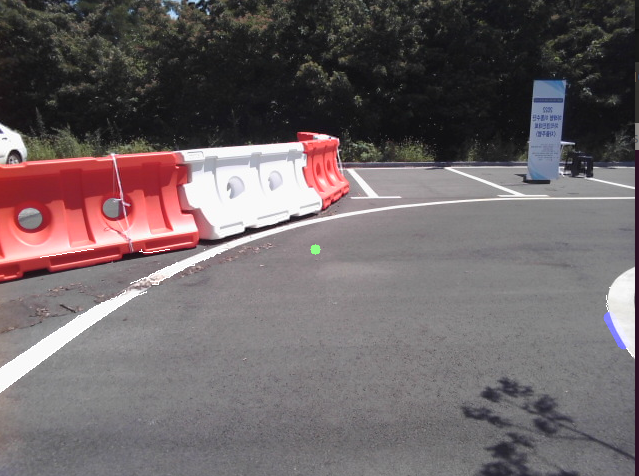
#> input picture src/m_car/src/tlqkf.png, 639 x 476 px, given in place of the camera
$ python cv.py
#> lines starting #> are read from the running program, lines starting #| are printed output that depends on the picture
#> further down, src is the input picture: shape (476, 639, 3); mean B, G, R 102.2, 100.4, 109.9
import cv2
import math
import numpy as np
from cv_bridge import CvBridge
import matplotlib.pyplot as plt
import matplotlib.image as mpimg

cap = cv2.VideoCapture(4)
k = 0

def roi_image(image):
    (x,y),(w,h) = (100,400),(350,700)
    roi_img = image[y:y+h, x:x+w]
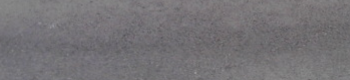
#> roi_img: shape (80, 350, 3); mean B, G, R 118.3, 115.1, 117.5

    return roi_img

def white_filter(image):
    hsv = cv2.cvtColor(image, cv2.COLOR_BGR2HSV)

    white_lower = np.array([0, 0, 150])
    white_upper = np.array([100, 100, 255])

    white_mask = cv2.inRange(hsv, white_lower, white_upper)

    white_masked = cv2.bitwise_and(image, image, mask=white_mask)

    return white_masked

def grayscale(src):
    return cv2.cvtColor(src, cv2.COLOR_RGB2GRAY)

def gaussian_blur(src, kernel_size):
#> called with kernel_size = 5
    return cv2.GaussianBlur(src, (kernel_size, kernel_size), 5)

def canny(src, low_threshold, high_threshold):
#> called with low_threshold = 50, high_threshold = 200
    return cv2.Canny(src, low_threshold, high_threshold)
#> returned value: shape (80, 350); every value is 0


while (True):

    kernel_size = 5
    low_threshold = 50
    high_threshold = 200
    ret, src = cap.read()
    src = cv2.resize(src, (640, 480))
    src = roi_image(src)
    gray_src = grayscale(src)
    blur_src = gaussian_blur(gray_src, kernel_size)
    canny_src = canny(blur_src, low_threshold, high_threshold)

    cv2.imshow('test2', src)
    cv2.imshow('test1', canny_src)


    white_src = white_filter(src)
#> in white_filter, `hsv = cv2.cvtColor(image, cv2.COLOR_BGR2HSV)`: hsv: shape (80, 350, 3); mean H, S, V 136.1, 8, 118.8
#> in white_filter, `white_masked = cv2.bitwise_and(image, image, mask=white_mask)`: white_masked: shape (80, 350, 3); every value is 0
    white_dst = cv2.Canny(white_src, 300, 600, None, 3)
    white_cdst = cv2.cvtColor(white_dst, cv2.COLOR_GRAY2BGR)
    white_cdstP = np.copy(white_cdst)
    stop_lines = cv2.HoughLines(white_dst, 1, 5*np.pi / 180, 150, None, 0, 0, 88, 93)
#> stop_lines = None
    if stop_lines is not None:
        for i in range(0, len(stop_lines)):
            # global pt1, pt2
            rho = stop_lines[0][0][0]
            theta = stop_lines[0][0][1]
            a = math.cos(theta)
            b = math.sin(theta)
            x0 = a * rho
            y0 = b * rho
            pt1 = (int(x0 + 1000 * (-b)), int(y0 + 1000 * (a)))
            pt2 = (int(x0 - 1000 * (-b)), int(y0 - 1000 * (a)))
            cv2.line(white_cdst, pt1, pt2, (0, 0, 255), 2, cv2.LINE_AA)
            print(k)
            k+=1

    stop_linesP = cv2.HoughLinesP(white_dst, 1, 15*np.pi /180, 2, None, 150, 1)
#> stop_linesP = None
    # [10 lines of commented-out code are left out]

    if cv2.waitKey(1) & 0xFF == ord('q'):
#> (key q is pressed here)
        break

#> (the run stopped early here; a loop or call above may not have finished)
